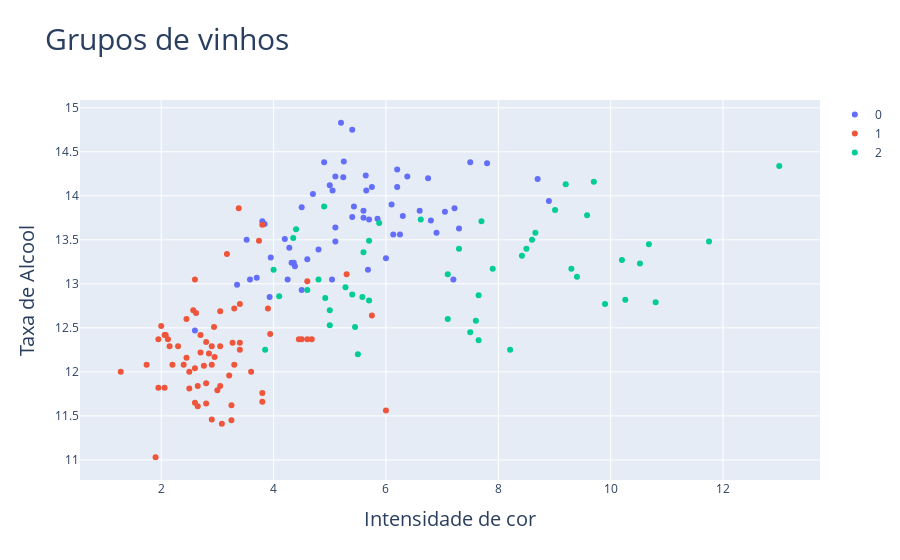

The notebook cell saved with this chart:
### Code cell
df = pd.read_csv(url)
df.rename(columns = a_renomear, inplace=True)

agrupador = KMeans(n_clusters=3)
agrupador.fit(dados_normalizados)

labels = agrupador.labels_

fig = go.Figure()


fig.update_layout(title='Grupos de vinhos',
                  title_font_size = 30,
                  xaxis = dict(
                    title='Intensidade de cor',
                    title_font_size = 20
                  ),
                  yaxis = dict(
                    title = 'Taxa de Alcool',
                    title_font_size = 20
                  ))

vinhos_agrupados = df.copy()
vinhos_agrupados['grupos'] = labels
for grupo, conjunto in vinhos_agrupados.groupby('grupos'):
    fig.add_scatter(x = conjunto.Intensidade_de_cor, y = conjunto.Alcool, name = grupo,
    mode = 'markers')

fig.show()
